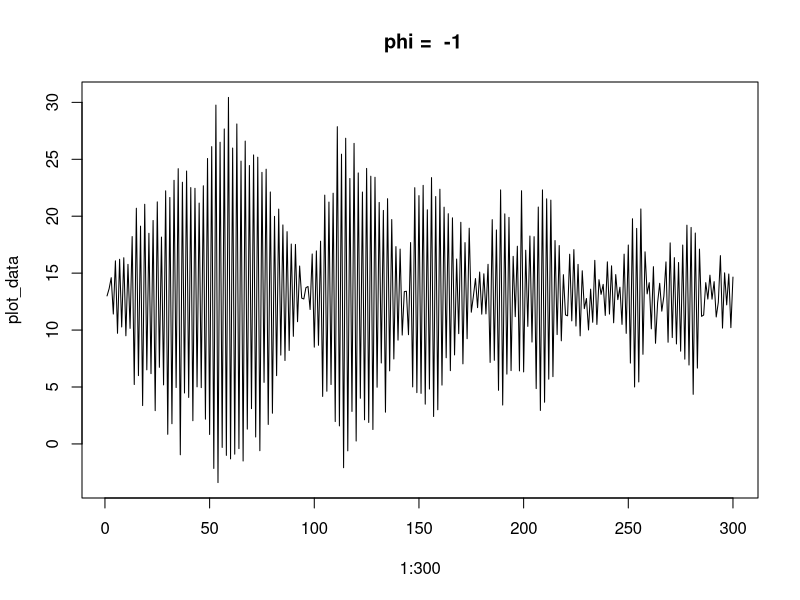
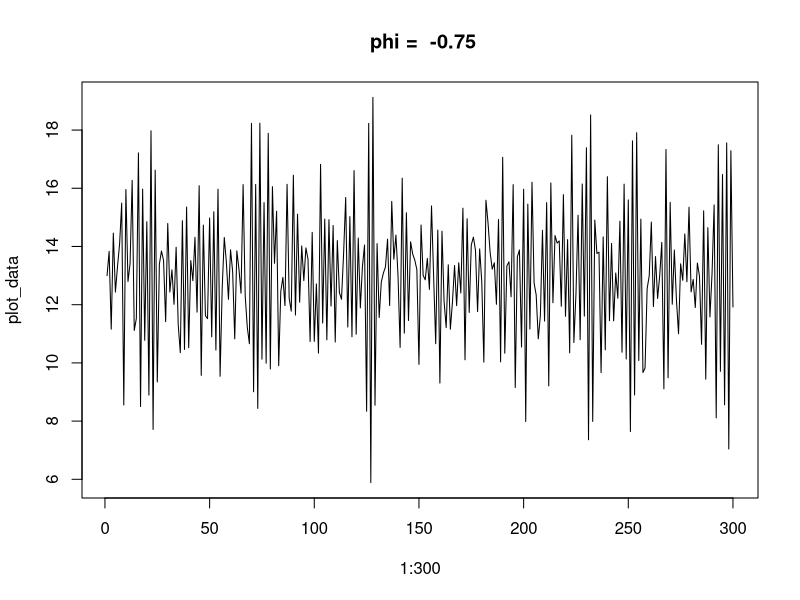
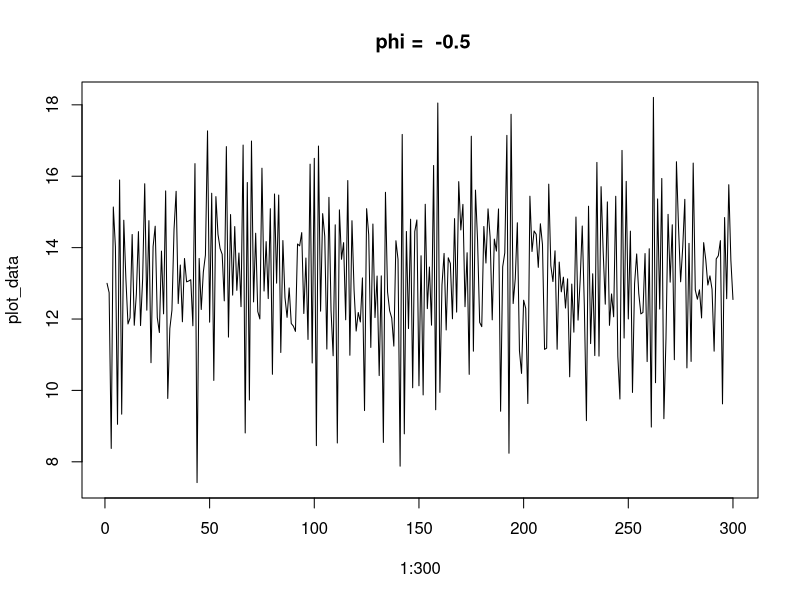
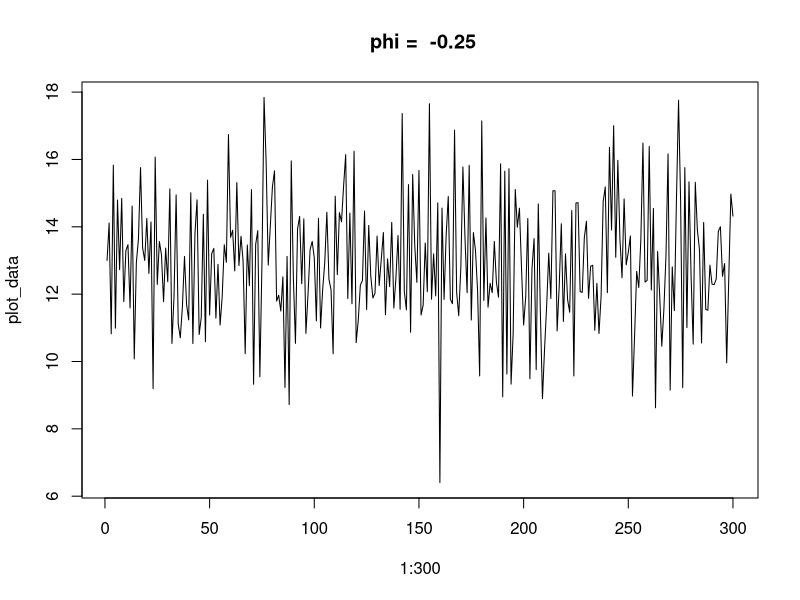
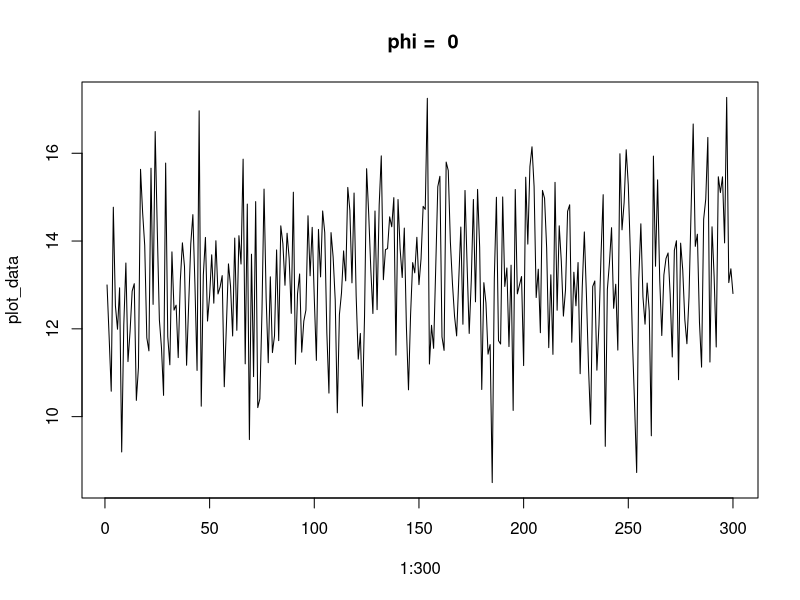
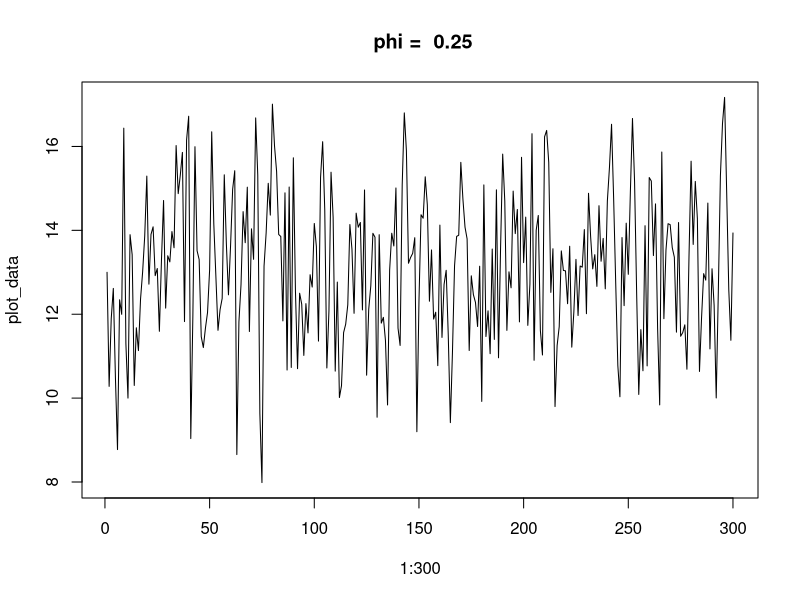
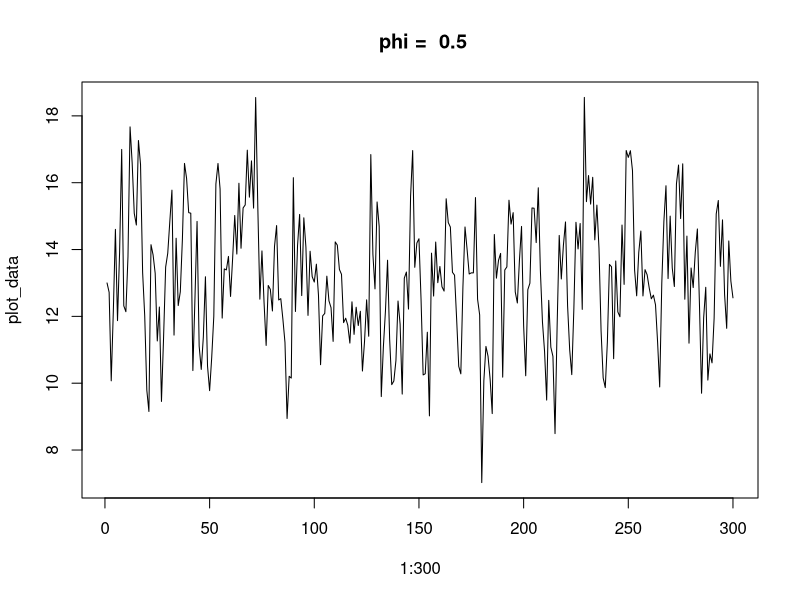
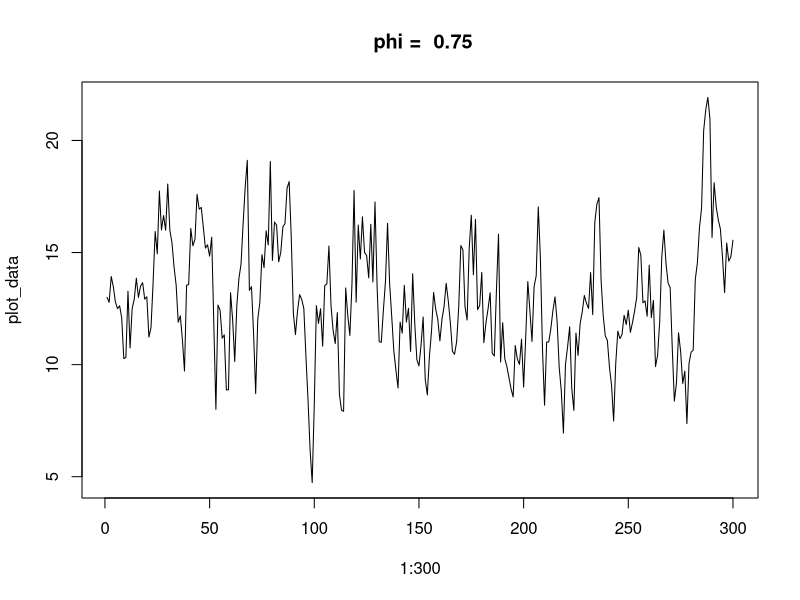

Write the R code that produced these figures, in order.
library(ggplot2)
rm(list=ls())
mu <- 13
sigma_sqr <- 3
t <- 300
phi <- seq(from = -1 ,to = 1, by =0.25 )

ar_func <- function(phi,mu,sigma_sqr,t){
  counter <- 0
  result_vector <- rep(0,t)
  result_vector[1] <- mu 
  for(i in 2:t){
    epislon <- rnorm(1,0,sqrt(sigma_sqr))
    x_i <- mu+phi*(result_vector[i-1]-mu)+ epislon
    result_vector[i] <- x_i 
  }
  
  return(result_vector)
}


test_phi_func <- function(phi,mu,sigma_sqr,t){
  
  phi_test_df <- data.frame(matrix(0, nrow = t, ncol = length(phi)))
  colnames(phi_test_df) <- phi
  
  for (j in 1:length(phi)) {
    phi_test <- ar_func(phi[j], mu, sigma_sqr, t)
    phi_test_df[, j] <- phi_test
  }
  return(phi_test_df)
}
phi_df <- test_phi_func(phi,mu,sigma_sqr,t)


for(k in 1:length(phi)){
  plot_data <- phi_df[,k]
  plot(x=1:300, plot_data, type = "l", main = paste(" phi = ", phi[k]))
  Sys.sleep(1)
}

